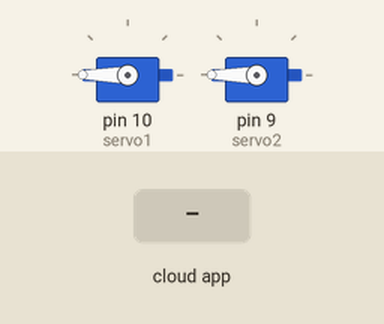
Bench run of a sketch on a simulated Arduino Uno, built with avr-gcc and run on an emulated ATmega328P. On the bench: 2 × servo. Inputs (shaded band) come from the test bench. The ROS host is connected and sends only what is stated; what the sketch prints to the serial monitor is not drawn.

Above: at 1.2 s.
1.3 s: the phone or cloud app sets servo1 to 0
At 1.8 s:
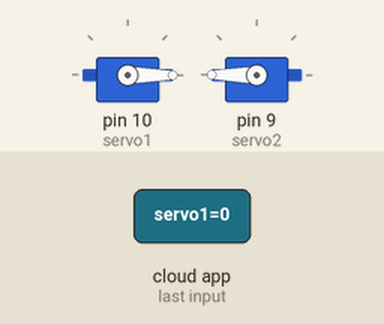
2.8 s: the phone or cloud app sets servo2 to 0
At 4.0 s:
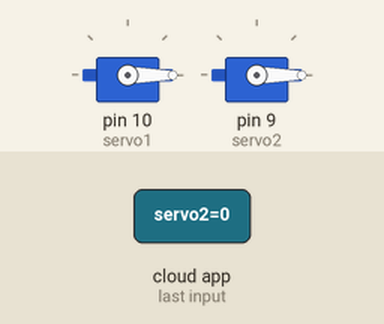
4.3 s: the phone or cloud app sets servo1 to 45
At 5.3 s:
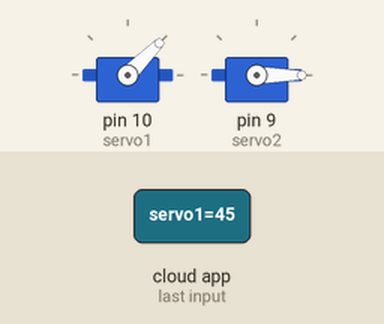
5.8 s: the phone or cloud app sets servo2 to 45
At 6.4 s:
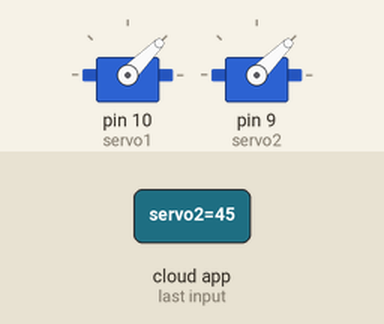
7.3 s: the phone or cloud app sets servo1 to 90
At 7.6 s:
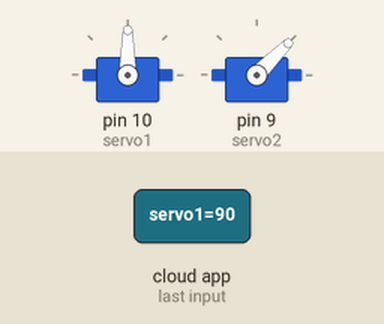
8.8 s: the phone or cloud app sets servo2 to 90
At 9.9 s:
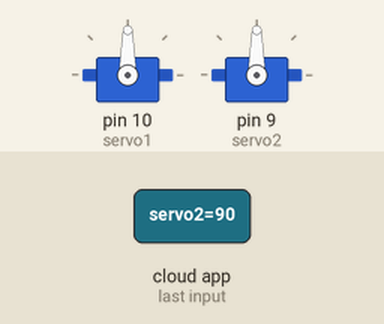
Timing chart, 0 to 11.3 s (numbered marks = the images above; inputs shaded):
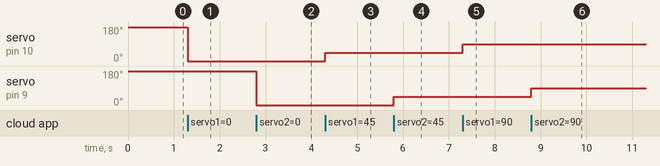

Measured:
- after the input at 1.3 s, servo on pin 10 (servo1): 180° → 0° at once
- after the input at 2.8 s, servo on pin 9 (servo2): 180° → 0° at once
- after the input at 4.3 s, servo on pin 10 (servo1): 0° → 45° at once
- after the input at 5.8 s, servo on pin 9 (servo2): 0° → 45° at once
- after the input at 7.3 s, servo on pin 10 (servo1): 45° → 90° at once
- after the input at 8.8 s, servo on pin 9 (servo2): 45° → 90° at once

The sketch:

servo_SUBTest.ino
```cpp
#if defined(ARDUINO) && ARDUINO >= 100
#include "Arduino.h"
#else
#include <WProgram.h>
#endif

#include <ros.h>
#include <Servo.h>
#include <std_msgs/Int32.h> // servo 값 주기 위함
#include <SoftwareSerial.h>
#include <AFMotor.h>
#define angle 180

Servo servo1; // 10번 attach
Servo servo2; // 9번 attach

ros::NodeHandle nh;

// Servo 1번 callback 함수, close = 180도
void Callback_s1(const std_msgs::Int32 &msg) {

  servo1.write(msg.data);
}

// Servo 2번 callback 함수, close = 180도
void Callback_s2(const std_msgs::Int32 &msg) {

  servo2.write(msg.data);
}

// Jetson으로부터 Topic을 받아오는 Subscriber 선언
ros::Subscriber<std_msgs::Int32> sub1("servo1", Callback_s1);
ros::Subscriber<std_msgs::Int32> sub2("servo2", Callback_s2);

void setup() {
  Serial.begin(57600);
  Serial.println("Door operated");
  servo1.attach(10);
  servo2.attach(9);
  servo1.write(angle);
  servo2.write(angle);

  nh.initNode();
  nh.subscribe(sub1);
  nh.subscribe(sub2);
}

void loop() {
  nh.spinOnce();
  delay(1);
}

// 서보모터는 로봇 구조 상
// 180도 -> close 상태(Default)
// 0도 -> open 상태 (토픽 받아서 동작)
// 현재 각도는 180도, 즉 기본값으로 되어있음.

 // servo 1번이 attach 10번임
```
